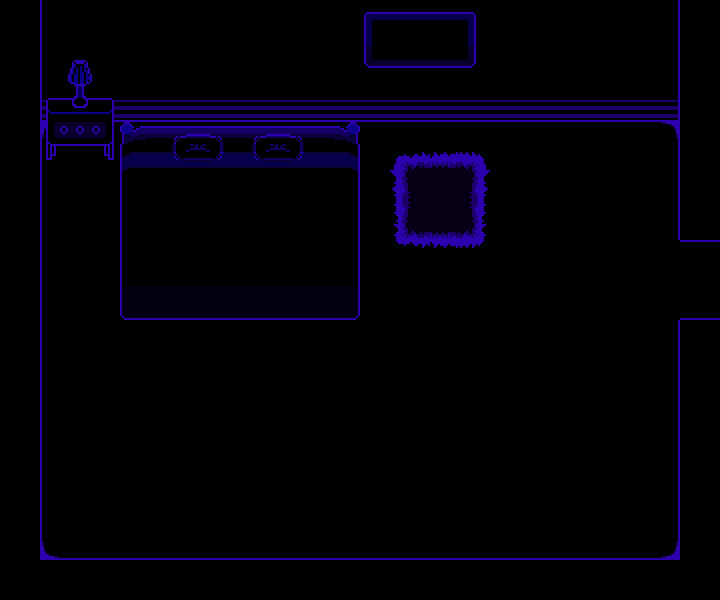

A 2D game scene composited from a Tiled map and its tileset images. What follows is a short description and the map's XML, with every tile layer's data as written:
An orthogonal 18x15 tile map with 40x40 px tiles, 2 tile layers (Tile Layer 1, decal), 3 tilesets and 15 objects (4x interactable, 2x npc, transition, entry, spawn).

<map version="1.9" tiledversion="1.9.0" orientation="orthogonal" renderorder="right-down" width="18" height="15" tilewidth="40" tileheight="40" infinite="0" nextlayerid="6" nextobjectid="16">
 <editorsettings>
  <export target="data.lua" format="lua" />
 </editorsettings>
 <properties>
  <property name="music" value="greenroom" />
 </properties>
 <tileset firstgid="1" source="../../../../../tilesets/devroom.tsx" />
 <tileset firstgid="73" source="../../../../../tilesets/devhotelfurniture.tsx" />
 <tileset firstgid="161" source="../../../../../tilesets/devroom-objects.tsx" />
 <layer id="1" name="Tile Layer 1" width="18" height="15">
  <data encoding="csv">
8,7,8,8,8,8,8,8,8,8,8,8,8,8,8,8,9,8,
8,7,8,8,8,8,8,8,8,8,8,8,8,8,8,8,9,8,
8,4,5,5,5,5,5,5,5,5,5,5,5,5,5,5,6,8,
8,1,2,2,2,2,2,2,2,2,2,2,2,2,2,2,3,8,
8,7,8,8,8,8,8,8,8,8,8,8,8,8,8,8,9,8,
8,7,8,8,8,8,8,8,8,8,8,8,8,8,8,8,9,8,
8,7,8,8,8,8,8,8,8,8,8,8,8,8,8,8,8,2,
8,7,8,8,8,8,8,8,8,8,8,8,8,8,8,8,8,14,
8,7,8,8,8,8,8,8,8,8,8,8,8,8,8,8,9,8,
8,7,8,8,8,8,8,8,8,8,8,8,8,8,8,8,9,8,
8,7,8,8,8,8,8,8,8,8,8,8,8,8,8,8,9,8,
8,7,8,8,8,8,8,8,8,8,8,8,8,8,8,8,9,8,
8,7,8,8,8,8,8,8,8,8,8,8,8,8,8,8,9,8,
8,13,14,14,14,14,14,14,14,14,14,14,14,14,14,14,15,8,
8,8,8,8,8,8,8,8,8,8,8,8,8,8,8,8,8,8
</data>
 </layer>
 <layer id="2" name="decal" width="18" height="15">
  <data encoding="csv">
0,0,0,0,0,0,0,0,0,80,81,83,0,0,0,0,0,0,
0,78,79,0,0,0,0,0,0,102,103,105,0,0,0,0,0,0,
0,100,101,0,0,0,0,0,0,0,0,0,0,0,0,0,0,0,
0,122,123,73,75,76,75,76,77,37,38,40,41,0,0,0,0,0,
0,0,0,95,97,98,97,98,99,43,44,46,47,0,0,0,0,0,
0,0,0,117,0,0,0,0,121,55,56,58,59,0,0,0,0,0,
0,0,0,117,0,0,0,0,121,61,62,64,65,0,0,0,0,0,
0,0,0,139,141,141,141,141,143,0,0,0,0,0,0,0,0,0,
0,0,0,0,0,0,0,0,0,0,0,0,0,0,0,0,0,0,
0,0,0,0,0,0,0,0,0,0,0,0,0,0,0,0,0,0,
0,0,0,0,0,0,0,0,0,0,0,0,0,0,0,0,0,0,
0,0,0,0,0,0,0,0,0,0,0,0,0,0,0,0,0,0,
0,0,0,0,0,0,0,0,0,0,0,0,0,0,0,0,0,0,
0,0,0,0,0,0,0,0,0,0,0,0,0,0,0,0,0,0,
0,0,0,0,0,0,0,0,0,0,0,0,0,0,0,0,0,0
</data>
 </layer>
 <objectgroup id="3" name="collision">
  <object id="1" x="40" y="80" width="640" height="40" />
  <object id="2" x="0" y="120" width="40" height="440" />
  <object id="3" x="40" y="560" width="640" height="40" />
  <object id="4" x="680" y="320" width="40" height="240" />
  <object id="5" x="680" y="120" width="40" height="120" />
 </objectgroup>
 <objectgroup id="5" name="objects">
  <object id="8" name="interactable" x="40" y="120" width="80" height="40">
   <properties>
    <property name="cutscene" value="devhotel_room_001.dresser" />
    <property name="solid" type="bool" value="true" />
   </properties>
  </object>
  <object id="9" name="interactable" x="120" y="120" width="240" height="200">
   <properties>
    <property name="cutscene" value="devhotel_room_001.bed" />
    <property name="solid" type="bool" value="true" />
   </properties>
  </object>
  <object id="10" name="transition" x="720" y="240" width="40" height="80">
   <properties>
    <property name="map" value="devhotel/rooms/room_001/entrance" />
    <property name="marker" value="west" />
   </properties>
  </object>
  <object id="11" gid="210" x="600" y="160" width="80" height="80" />
  <object id="12" name="npc" x="440" y="210">
   <properties>
    <property name="actor" value="loafer" />
    <property name="cutscene" value="devhotel_room_001.loafer" />
   </properties>
   <point />
  </object>
  <object id="13" name="interactable" x="618" y="130" width="44" height="30">
   <properties>
    <property name="cutscene" value="devhotel_room_001.foodbowl" />
    <property name="solid" type="bool" value="true" />
   </properties>
  </object>
  <object id="14" name="npc" x="80" y="480" width="40" height="40">
   <properties>
    <property name="actor" value="brenda_plush" />
    <property name="cutscene" value="plushies.brenda_plush" />
    <property name="flagcheck" value="!brenda_plush" />
   </properties>
  </object>
  <object id="15" name="interactable" x="360" y="80" width="120" height="40">
   <properties>
    <property name="cutscene" value="devhotel_room_001.window" />
   </properties>
  </object>
 </objectgroup>
 <objectgroup id="4" name="markers">
  <object id="6" name="entry" x="680" y="280">
   <point />
  </object>
  <object id="7" name="spawn" x="480" y="280">
   <point />
  </object>
 </objectgroup>
</map>
